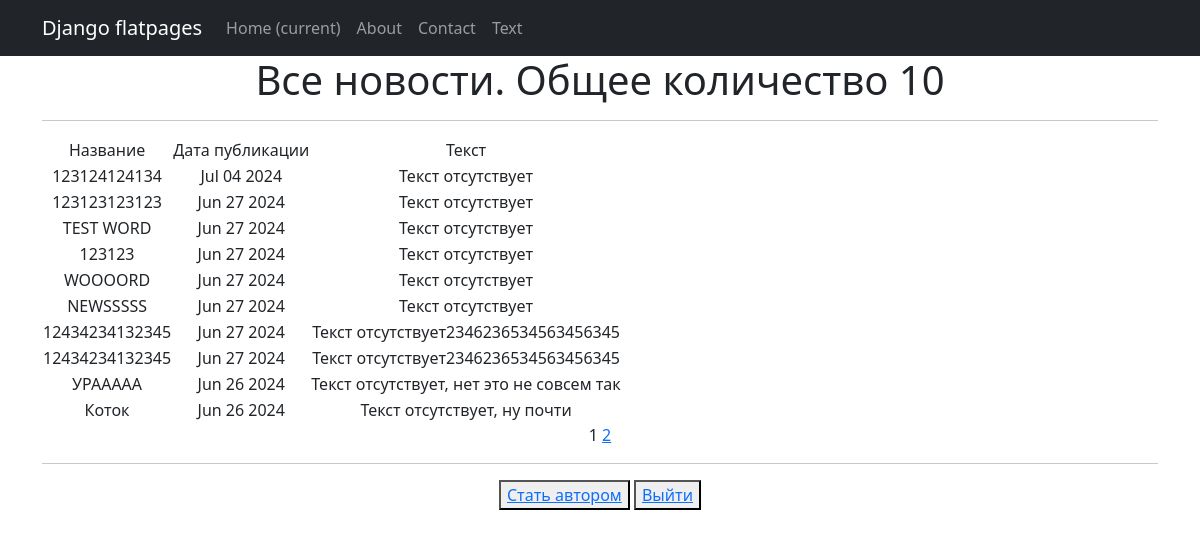
/news/ (signed in), run on an earlier commit of the app's database.
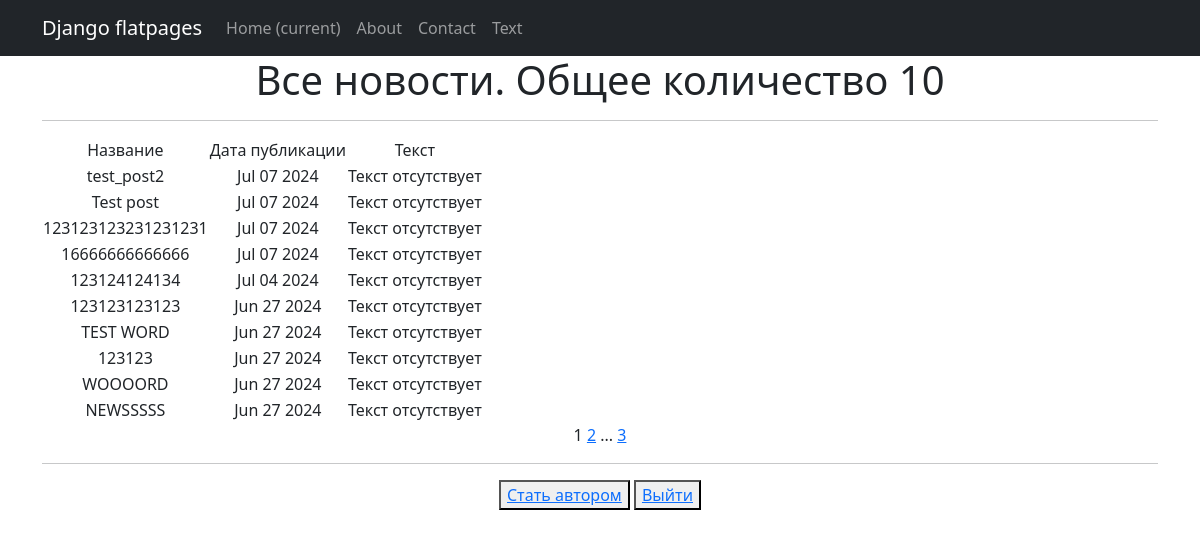
And on a later commit of the database.
### news/models.py (models this page shows, shortened)
class Post(models.Model):
    article = 'статья'
    news = 'новость'
    POSITIONS = [
        (article, 'article'),
        (news, 'news'),
    ]
    author = models.ForeignKey(Author, on_delete=models.CASCADE)
    news = models.CharField(max_length=55, choices=POSITIONS, default='новость')
    time_in = models.DateTimeField(auto_now_add=True)
    products = models.ManyToManyField(Category, through='PostCategory')
    title_news = models.CharField(max_length=55)
    text_news = models.TextField(default="Текст отсутствует")
    post_reiting = models.IntegerField(default=0)

### news/views.py (the view)
# urls.py: path('news/', ProductList.as_view(), name='news_list'),
class ProductList(LoginRequiredMixin, ListView):
    model = Post
    ordering = '-time_in'
    template_name = 'news.html'
    context_object_name = 'news'
    paginate_by = 10
    def get_context_data(self, **kwargs):
        context = super().get_context_data(**kwargs)
        context['time_now'] = datetime.utcnow()
        context['next_sale'] = None
        context['is_not_premium'] = not self.request.user.groups.filter(name='premium').exists()
        return context

### news/templatetags/custom_filters.py (called while the page is built)
@register.filter()
def censorship(text):
   STOP_LIST = [
       'мат',
       'редиска',
       'сук',
   ]
   for word in STOP_LIST:
      if word in text:
          text = text.lower().replace(word.lower(), word[0]+'***')
   return f'{text}'

### templates/news.html (shortened to what this page needs)
{% extends 'flatpages/default.html' %}
{% load custom_filters %}!
{% load custom_tags %}
{% block content %}
<h1>Все новости. Общее количество {{news|length}}</h1>
<hr>
{% if news %}
<table>
    <tr>
        <td> Название</td>
        <td> Дата публикации</td>
        <td> Текст</td>
    </tr>
    {% for news in news %}
    <tr>
        <td>{{ news.title_news|censorship }}</td>
        <td>{{ news.time_in|date:'M d Y' }}</td>
        <td>{{ news.text_news|censorship}}</td>
    </tr>
    {% endfor %}
</table>
{% else %}
<h2>Статей нет!</h2>
{% endif %}
{{ page_obj.number }}
{% if page_obj.has_next %}
<a href="?page={{ page_obj.next_page_number }}">{{ page_obj.next_page_number }}</a>
{% if paginator.num_pages != page_obj.next_page_number %}
...
<a href="?page={{ page_obj.paginator.num_pages }}">{{ page_obj.paginator.num_pages }}</a>
{% endif %}
{% endif %}
<hr>
{% if is_not_premium %}
<button> <a href="news/upgrade/"> Стать автором</a> </button>
{% endif %}
<button> <a href="accounts/">Выйти</a> </button>
{% endblock content %}

What changed in the data, as far as the page shows it:
no longer on this page (row unchanged): Post: title_news|censorship "12434234132345", time_in "Jun 27 2024", text_news|censorship "Текст отсутствует2346236534563456345"
no longer on this page (row unchanged): Post: title_news|censorship "12434234132345", time_in "Jun 27 2024", text_news|censorship "Текст отсутствует2346236534563456345"
no longer on this page (row unchanged): Post: title_news|censorship "УРААААА", time_in "Jun 26 2024", text_news|censorship "Текст отсутствует, нет это не совсем так"
no longer on this page (row unchanged): Post: title_news|censorship "Коток", time_in "Jun 26 2024", text_news|censorship "Текст отсутствует, ну почти"
added Post: title_news|censorship "test_post2", time_in "Jul 07 2024", text_news|censorship "Текст отсутствует"
added Post: title_news|censorship "Test post", time_in "Jul 07 2024", text_news|censorship "Текст отсутствует"
added Post: title_news|censorship "123123123231231231", time_in "Jul 07 2024", text_news|censorship "Текст отсутствует"
added Post: title_news|censorship "16666666666666", time_in "Jul 07 2024", text_news|censorship "Текст отсутствует"
Also different on the page:
{{ page_obj.paginator.num_pages }}: (not shown) → "3"
